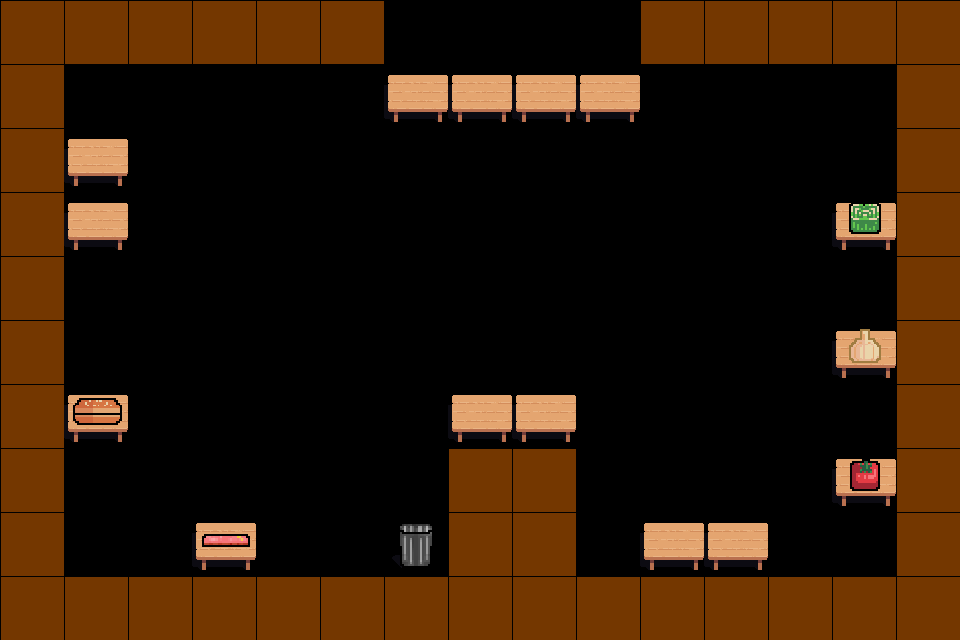

A level layout from a 2D game, rendered from its tile map. Below: a short description, then the map file with its tile-grid data intact:
An orthogonal 15x20 tile map with 64x32 px tiles, 1 tile layer (Tile Layer 1) and 24 objects (4x StationServing, 2x StationCut, 2x StationCounter, 2x StationFry, CookStart, ...).

<map version="1.9" tiledversion="1.9.2" orientation="orthogonal" renderorder="right-down" width="15" height="20" tilewidth="64" tileheight="32" infinite="0" nextlayerid="3" nextobjectid="71">
 <tileset firstgid="1" source="Stations.tsx" />
 <layer id="1" name="Tile Layer 1" width="15" height="20">
  <data encoding="csv">
0,0,0,0,0,0,0,0,0,0,0,0,0,0,0,
7,7,7,7,7,7,0,0,0,0,7,7,7,7,7,
0,0,0,0,0,0,0,0,0,0,0,0,0,0,0,
7,0,0,0,0,0,16,16,16,16,0,0,0,0,7,
0,0,0,0,0,0,0,0,0,0,0,0,0,0,0,
7,16,0,0,0,0,0,0,0,0,0,0,0,0,7,
0,0,0,0,0,0,0,0,0,0,0,0,0,0,0,
7,16,0,0,0,0,0,0,0,0,0,0,0,12,7,
0,0,0,0,0,0,0,0,0,0,0,0,0,0,0,
7,0,0,0,0,0,0,0,0,0,0,0,0,0,7,
0,0,0,0,0,0,0,0,0,0,0,0,0,0,0,
7,0,0,0,0,0,0,0,0,0,0,0,0,13,7,
0,0,0,0,0,0,0,0,0,0,0,0,0,0,0,
7,15,0,0,0,0,0,16,16,0,0,0,0,0,7,
0,0,0,0,0,0,0,0,0,0,0,0,0,0,0,
7,0,0,0,0,0,0,7,7,0,0,0,0,14,7,
0,0,0,0,0,0,0,0,0,0,0,0,0,0,0,
7,0,0,17,0,0,18,7,7,0,16,16,0,0,7,
0,0,0,0,0,0,0,0,0,0,0,0,0,0,0,
7,7,7,7,7,7,7,7,7,7,7,7,7,7,7
</data>
 </layer>
 <objectgroup id="2" name="Objects">
  <object id="14" name="CookStart" x="128" y="288" width="42.5" height="20" />
  <object id="32" name="Cook" x="640" y="288" width="42.5" height="20" />
  <object id="15" x="64" y="0">
   <polygon points="0,0 832,0 832,64 0,64" />
  </object>
  <object id="21" x="371.2" y="576">
   <polygon points="-307.2,0 76.8,0 76.8,64 -307.2,64" />
  </object>
  <object id="22" x="448" y="472">
   <polygon points="0,0 0,-24 0,168 128,168 128,-24 0,-24" />
  </object>
  <object id="26" x="576" y="576">
   <polygon points="0,0 0,64 320,64 320,0" />
  </object>
  <object id="31" x="896" y="213.333">
   <polygon points="0,-213.333 0,426.667 64,426.667 64,-213.333" />
  </object>
  <object id="46" name="StationCut" x="640" y="512" width="64" height="64" />
  <object id="47" name="StationCut" x="704" y="512" width="64" height="64" />
  <object id="48" name="PantryTomato" x="832" y="448" width="64" height="64" />
  <object id="50" name="PantryOnion" x="832" y="320" width="64" height="64" />
  <object id="51" name="PantryLettuce" x="832" y="192" width="64" height="64" />
  <object id="52" name="PantryBun" x="64" y="384" width="64" height="64" />
  <object id="53" name="StationCounter" x="448" y="384" width="64" height="64" />
  <object id="54" name="StationCounter" x="512" y="384" width="64" height="64" />
  <object id="55" name="PantryMeat" x="192" y="512" width="64" height="64" />
  <object id="56" name="StationBin" x="383.909" y="512" width="64" height="64" />
  <object id="58" name="StationFry" x="64" y="192" width="64" height="64" />
  <object id="59" name="StationServing" x="384" y="64" width="64" height="64.0909" />
  <object id="60" name="StationServing" x="448" y="64" width="64" height="64.0909" />
  <object id="61" name="StationServing" x="512" y="64" width="64" height="64.0909" />
  <object id="62" name="StationServing" x="576" y="64" width="64" height="64.0909" />
  <object id="68" x="2.94957" y="215.11">
   <polygon points="-2.94957,-215.11 61.0504,-215.11 61.0504,424.89 -2.94957,424.89" />
  </object>
  <object id="70" name="StationFry" x="64" y="128" width="64" height="64" />
 </objectgroup>
</map>
